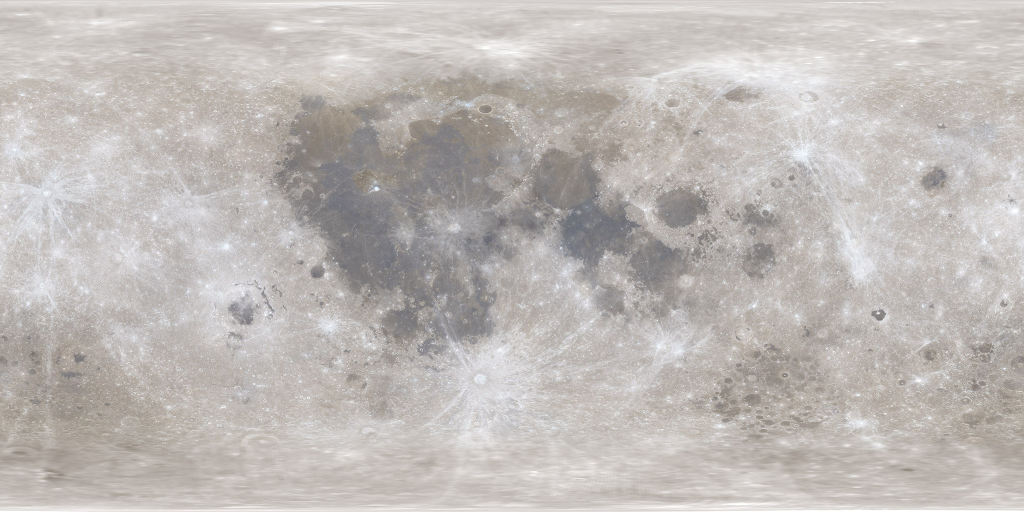
#> input picture assets/moon/lroc_color_2k.jpg, 2048 x 1024 px (shown at 1/2 size)
$ python prepare_height.py lroc_color_2k.jpg
#> lines starting #> are read from the running program, lines starting #| are printed output that depends on the picture
"""Repack NASA LOLA uint16 TIFF to a lossless two-channel elevation texture.

Source URL and units are documented in README.md. Requires Pillow and numpy.
Usage: python assets/moon/prepare_height.py path/to/ldem_16_uint.tif
"""
from pathlib import Path
import sys
import numpy as np
from PIL import Image

source = Image.open(sys.argv[1]).convert("I")
height = np.asarray(source.resize((2048, 1024), Image.Resampling.LANCZOS))
height = np.clip(height, 0, 65535).astype("uint16")
packed = np.zeros((1024, 2048, 3), dtype="uint8")
packed[:, :, 0] = height // 256
#> packed: shape (1024, 2048, 3); every value is 0
packed[:, :, 1] = height % 256
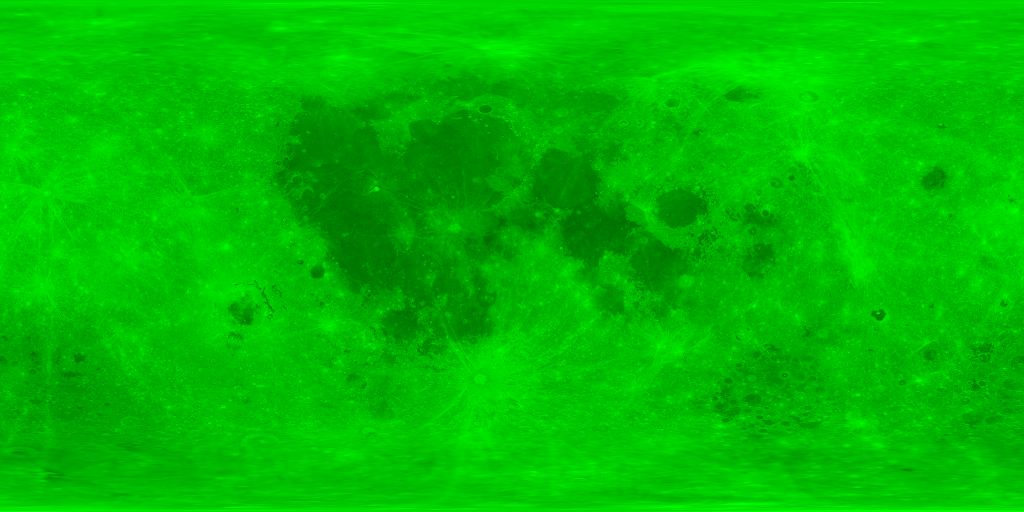
#> packed: shape (1024, 2048, 3) (shown at 1/2 size); mean of channels 0, 1, 2 0, 186.9, 0; drawn as R, G, B
Image.fromarray(packed).save(Path(__file__).with_name("lola_height_2k.png"))
